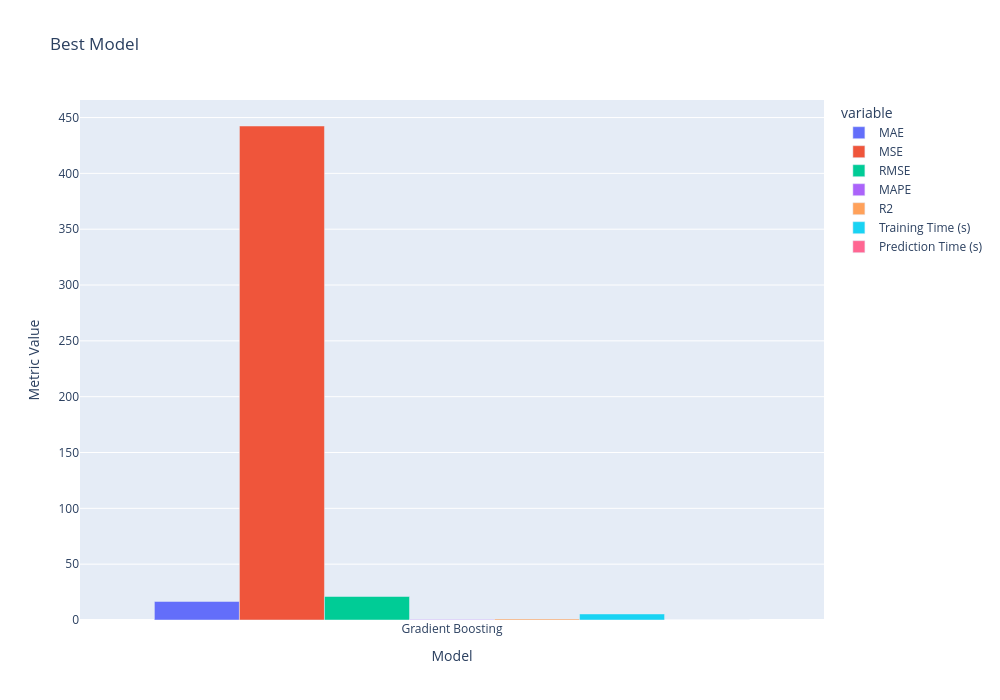

The notebook cell this image was saved under:
### Code cell
# Plotting a grouped bar graph
import plotly.express as px
fig = px.bar(results_df, x='Model',
             y=['MAE', 'MSE', 'RMSE', 'MAPE', 'R2', 'Training Time (s)', 'Prediction Time (s)'],
             labels={'value': 'Metric Value'}, 
             title='Best Model',
             barmode = 'group')

# Update layout to vary length and width
fig.update_layout(
    width=1000,  # Set the width of the entire plot
    height=700,  # Set the height of the entire plot
    bargap=0.2,  # Set the gap between bars
)
             
# fig.show()

### Figure 1 — Plotly figure (JSON) as saved in the notebook; plotly's stock layout.template omitted (floating-point values rounded to 4 significant figures)
{"data": [{"alignmentgroup": "True", "hovertemplate": "variable=MAE<br>Model=%{x}<br>Metric Value=%{y}<extra></extra>", "legendgroup": "MAE", "marker": {"color": "#636efa", "pattern": {"shape": ""}}, "name": "MAE", "offsetgroup": "MAE", "orientation": "v", "showlegend": true, "textposition": "auto", "type": "bar", "x": ["Gradient Boosting"], "xaxis": "x", "y": [16.62], "yaxis": "y"}, {"alignmentgroup": "True", "hovertemplate": "variable=MSE<br>Model=%{x}<br>Metric Value=%{y}<extra></extra>", "legendgroup": "MSE", "marker": {"color": "#EF553B", "pattern": {"shape": ""}}, "name": "MSE", "offsetgroup": "MSE", "orientation": "v", "showlegend": true, "textposition": "auto", "type": "bar", "x": ["Gradient Boosting"], "xaxis": "x", "y": [442.4], "yaxis": "y"}, {"alignmentgroup": "True", "hovertemplate": "variable=RMSE<br>Model=%{x}<br>Metric Value=%{y}<extra></extra>", "legendgroup": "RMSE", "marker": {"color": "#00cc96", "pattern": {"shape": ""}}, "name": "RMSE", "offsetgroup": "RMSE", "orientation": "v", "showlegend": true, "textposition": "auto", "type": "bar", "x": ["Gradient Boosting"], "xaxis": "x", "y": [21.03], "yaxis": "y"}, {"alignmentgroup": "True", "hovertemplate": "variable=MAPE<br>Model=%{x}<br>Metric Value=%{y}<extra></extra>", "legendgroup": "MAPE", "marker": {"color": "#ab63fa", "pattern": {"shape": ""}}, "name": "MAPE", "offsetgroup": "MAPE", "orientation": "v", "showlegend": true, "textposition": "auto", "type": "bar", "x": ["Gradient Boosting"], "xaxis": "x", "y": [0.4225], "yaxis": "y"}, {"alignmentgroup": "True", "hovertemplate": "variable=R2<br>Model=%{x}<br>Metric Value=%{y}<extra></extra>", "legendgroup": "R2", "marker": {"color": "#FFA15A", "pattern": {"shape": ""}}, "name": "R2", "offsetgroup": "R2", "orientation": "v", "showlegend": true, "textposition": "auto", "type": "bar", "x": ["Gradient Boosting"], "xaxis": "x", "y": [0.9996], "yaxis": "y"}, {"alignmentgroup": "True", "hovertemplate": "variable=Training Time (s)<br>Model=%{x}<br>Metric Value=%{y}<extra></extra>", "legendgroup": "Training Time (s)", "marker": {"color": "#19d3f3", "pattern": {"shape": ""}}, "name": "Training Time (s)", "offsetgroup": "Training Time (s)", "orientation": "v", "showlegend": true, "textposition": "auto", "type": "bar", "x": ["Gradient Boosting"], "xaxis": "x", "y": [5.415], "yaxis": "y"}, {"alignmentgroup": "True", "hovertemplate": "variable=Prediction Time (s)<br>Model=%{x}<br>Metric Value=%{y}<extra></extra>", "legendgroup": "Prediction Time (s)", "marker": {"color": "#FF6692", "pattern": {"shape": ""}}, "name": "Prediction Time (s)", "offsetgroup": "Prediction Time (s)", "orientation": "v", "showlegend": true, "textposition": "auto", "type": "bar", "x": ["Gradient Boosting"], "xaxis": "x", "y": [0.023], "yaxis": "y"}], "layout": {"bargap": 0.2, "barmode": "group", "height": 700, "legend": {"title": {"text": "variable"}, "tracegroupgap": 0}, "title": {"text": "Best Model"}, "width": 1000, "xaxis": {"anchor": "y", "domain": [0, 1], "title": {"text": "Model"}}, "yaxis": {"anchor": "x", "domain": [0, 1], "title": {"text": "Metric Value"}}}}
